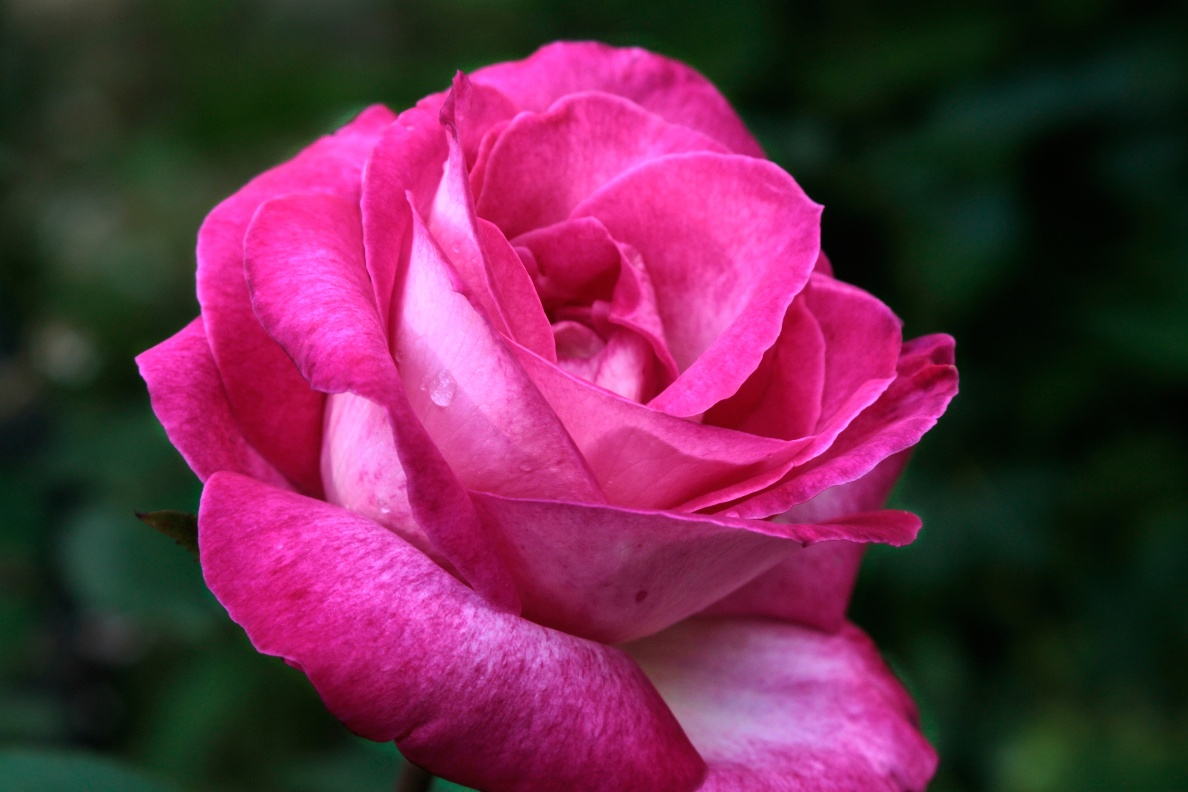
#> input picture 3주차/rose.png, 1188 x 792 px
$ python 3-5.py
#> lines starting #> are read from the running program, lines starting #| are printed output that depends on the picture
import cv2 as cv
import numpy as np

img=cv.imread('rose.png')
#> img is the input picture: shape (792, 1188, 3); mean B, G, R 74.2, 43.7, 103.8
img=cv.resize(img,dsize=(0,0),fx=0.25,fy=0.25)
#> img: shape (198, 297, 3)

def gamma(f,gamma=1.0):
#> called with gamma = 0.5
    f1=f/255.0
    return np.uint8(255*(f1**gamma))
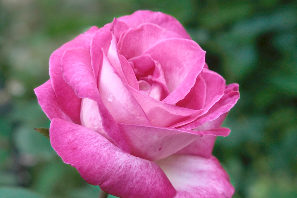
#> returned value: shape (198, 297, 3); mean of channels 0, 1, 2 119.9, 99.4, 138.5; drawn as B, G, R

gc = np.hstack((gamma(img,0.5),gamma(img,0.75),gamma(img,1.0),gamma(img,2.0),gamma(img,2.0),gamma(img,3.0)))
#> call 2 of gamma, with gamma = 0.75
#> in gamma (call 2), `return np.uint8(255*(f1**gamma))`:
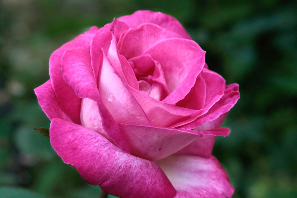
#> returned value: shape (198, 297, 3); mean of channels 0, 1, 2 91.9, 64.8, 116.9; drawn as B, G, R
#> call 4 of gamma, with gamma = 2
#> in gamma (call 4), `return np.uint8(255*(f1**gamma))`:
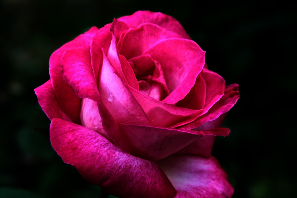
#> returned value: shape (198, 297, 3); mean of channels 0, 1, 2 40.5, 10.5, 78; drawn as B, G, R
#> in gamma (call 6), `return np.uint8(255*(f1**gamma))`:
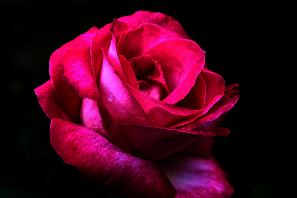
#> returned value: shape (198, 297, 3); mean of channels 0, 1, 2 27.1, 3.3, 65.8; drawn as B, G, R
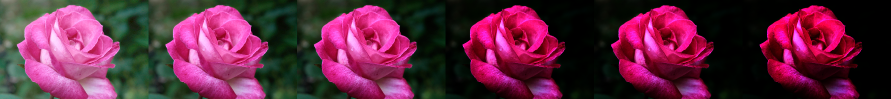
#> gc: shape (198, 1782, 3) (shown at 1/2 size); mean B, G, R 65.7, 38.7, 96.8
cv.imshow('gamma',gc)
cv.waitKey()
cv.destroyAllWindows()

$ run again, with 3주차/soccer.jpg saved as 3주차/rose.png
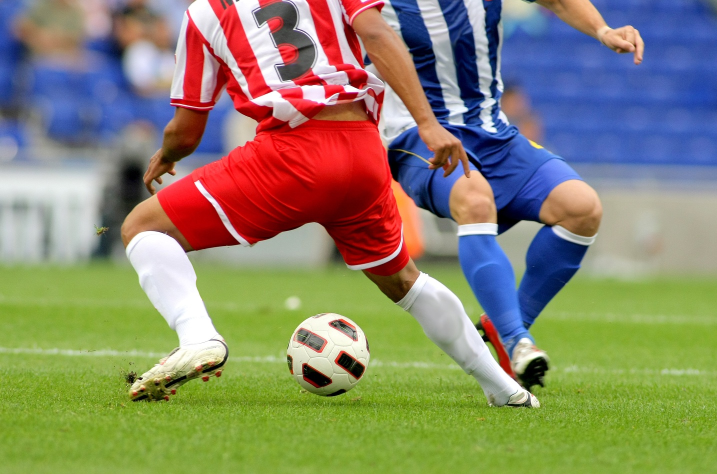
#> input picture 3주차/soccer.jpg, 1434 x 948 px (shown at 1/2 size)
#> img is the input picture: shape (948, 1434, 3); mean B, G, R 107.2, 133.3, 136.9
#> img: shape (237, 358, 3)
#> in gamma (call 6), `return np.uint8(255*(f1**gamma))`:
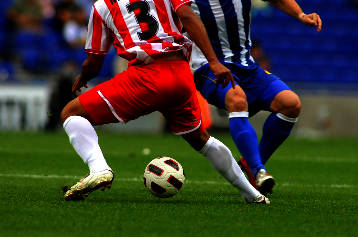
#> returned value: shape (237, 358, 3); mean of channels 0, 1, 2 42.9, 57.5, 60.9; drawn as B, G, R
#> `gc = np.hstack((gamma(img,0.5),gamma(img,0.75),gamma(img,1.0),gamma(im..`:
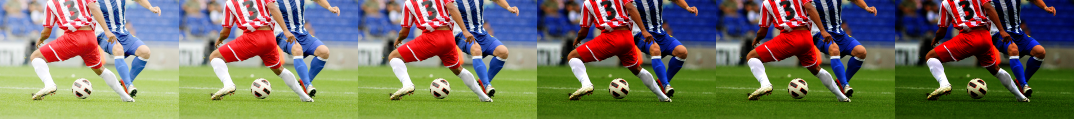
#> gc: shape (237, 2148, 3) (shown at 1/2 size); mean B, G, R 92.7, 114.4, 118
